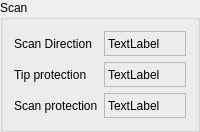
    <widget class="QGroupBox" name="groupBox_5">
     <property name="title">
      <string>Scan</string>
     </property>
     <layout class="QGridLayout" name="gridLayout_6">
      <item row="0" column="0">
       <widget class="QLabel" name="label_12">
        <property name="sizePolicy">
         <sizepolicy hsizetype="Preferred" vsizetype="Fixed">
          <horstretch>0</horstretch>
          <verstretch>0</verstretch>
         </sizepolicy>
        </property>
        <property name="minimumSize">
         <size>
          <width>0</width>
          <height>25</height>
         </size>
        </property>
        <property name="maximumSize">
         <size>
          <width>16777215</width>
          <height>25</height>
         </size>
        </property>
        <property name="text">
         <string>Scan Direction</string>
        </property>
       </widget>
      </item>
      <item row="2" column="1" colspan="2">
       <widget class="QLabel" name="label_33">
        <property name="sizePolicy">
         <sizepolicy hsizetype="Preferred" vsizetype="Fixed">
          <horstretch>0</horstretch>
          <verstretch>0</verstretch>
         </sizepolicy>
        </property>
        <property name="minimumSize">
         <size>
          <width>0</width>
          <height>25</height>
         </size>
        </property>
        <property name="maximumSize">
         <size>
          <width>16777215</width>
          <height>25</height>
         </size>
        </property>
        <property name="frameShape">
         <enum>QFrame::StyledPanel</enum>
        </property>
        <property name="text">
         <string>TextLabel</string>
        </property>
       </widget>
      </item>
      <item row="1" column="1" colspan="2">
       <widget class="QLabel" name="label_32">
        <property name="sizePolicy">
         <sizepolicy hsizetype="Preferred" vsizetype="Fixed">
          <horstretch>0</horstretch>
          <verstretch>0</verstretch>
         </sizepolicy>
        </property>
        <property name="minimumSize">
         <size>
          <width>0</width>
          <height>25</height>
         </size>
        </property>
        <property name="maximumSize">
         <size>
          <width>16777215</width>
          <height>25</height>
         </size>
        </property>
        <property name="frameShape">
         <enum>QFrame::StyledPanel</enum>
        </property>
        <property name="text">
         <string>TextLabel</string>
        </property>
       </widget>
      </item>
      <item row="1" column="0">
       <widget class="QLabel" name="label_14">
        <property name="sizePolicy">
         <sizepolicy hsizetype="Preferred" vsizetype="Fixed">
          <horstretch>0</horstretch>
          <verstretch>0</verstretch>
         </sizepolicy>
        </property>
        <property name="minimumSize">
         <size>
          <width>0</width>
          <height>25</height>
         </size>
        </property>
        <property name="maximumSize">
         <size>
          <width>16777215</width>
          <height>25</height>
         </size>
        </property>
        <property name="text">
         <string>Tip protection</string>
        </property>
       </widget>
      </item>
      <item row="0" column="1" colspan="2">
       <widget class="QLabel" name="label_16">
        <property name="sizePolicy">
         <sizepolicy hsizetype="Preferred" vsizetype="Fixed">
          <horstretch>0</horstretch>
          <verstretch>0</verstretch>
         </sizepolicy>
        </property>
        <property name="minimumSize">
         <size>
          <width>0</width>
          <height>25</height>
         </size>
        </property>
        <property name="maximumSize">
         <size>
          <width>16777215</width>
          <height>25</height>
         </size>
        </property>
        <property name="frameShape">
         <enum>QFrame::StyledPanel</enum>
        </property>
        <property name="text">
         <string>TextLabel</string>
        </property>
       </widget>
      </item>
      <item row="2" column="0">
       <widget class="QLabel" name="label_15">
        <property name="sizePolicy">
         <sizepolicy hsizetype="Preferred" vsizetype="Fixed">
          <horstretch>0</horstretch>
          <verstretch>0</verstretch>
         </sizepolicy>
        </property>
        <property name="minimumSize">
         <size>
          <width>0</width>
          <height>25</height>
         </size>
        </property>
        <property name="maximumSize">
         <size>
          <width>16777215</width>
          <height>25</height>
         </size>
        </property>
        <property name="text">
         <string>Scan protection</string>
        </property>
       </widget>
      </item>
     </layout>
    </widget>
